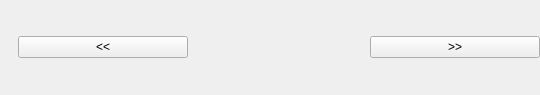
<?xml version="1.0" encoding="UTF-8"?>
<ui version="4.0">
 <class>NavWindow</class>
 <widget class="QMainWindow" name="NavWindow">
  <property name="geometry">
   <rect>
    <x>0</x>
    <y>0</y>
    <width>540</width>
    <height>95</height>
   </rect>
  </property>
  <property name="minimumSize">
   <size>
    <width>540</width>
    <height>90</height>
   </size>
  </property>
  <property name="maximumSize">
   <size>
    <width>562</width>
    <height>95</height>
   </size>
  </property>
  <property name="windowTitle">
   <string>Navigator</string>
  </property>
  <widget class="QWidget" name="centralwidget">
   <layout class="QVBoxLayout" name="verticalLayout">
    <item>
     <widget class="QWidget" name="NavGrid" native="true">
      <property name="sizePolicy">
       <sizepolicy hsizetype="Preferred" vsizetype="Preferred">
        <horstretch>0</horstretch>
        <verstretch>0</verstretch>
       </sizepolicy>
      </property>
      <property name="minimumSize">
       <size>
        <width>540</width>
        <height>45</height>
       </size>
      </property>
      <property name="maximumSize">
       <size>
        <width>815</width>
        <height>65</height>
       </size>
      </property>
      <layout class="QGridLayout" name="gridLayout">
       <item row="0" column="2">
        <widget class="QPushButton" name="ForwardButton">
         <property name="text">
          <string>&gt;&gt;</string>
         </property>
        </widget>
       </item>
       <item row="0" column="0">
        <widget class="QPushButton" name="BackButton">
         <property name="text">
          <string>&lt;&lt;</string>
         </property>
        </widget>
       </item>
       <item row="0" column="1">
        <widget class="QLabel" name="SectionLabel">
         <property name="layoutDirection">
          <enum>Qt::LeftToRight</enum>
         </property>
         <property name="text">
          <string/>
         </property>
         <property name="alignment">
          <set>Qt::AlignCenter</set>
         </property>
        </widget>
       </item>
      </layout>
     </widget>
    </item>
   </layout>
  </widget>
 </widget>
 <resources/>
 <connections/>
</ui>
